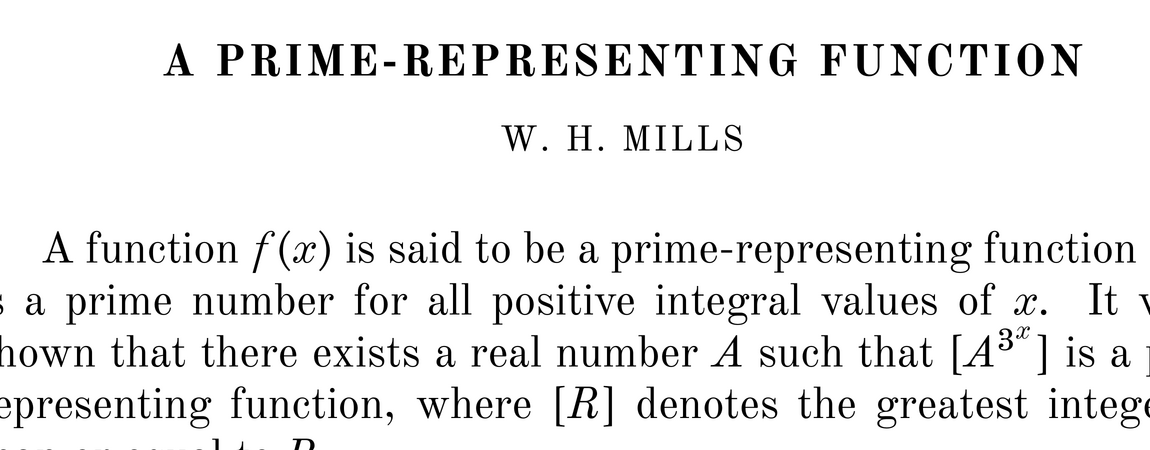
#> input picture closeup-oldstandard.png, 1150 x 450 px
$ python -i crop_scan.py   (imports and definitions only)
#> lines starting #> are read from the running program, lines starting #| are printed output that depends on the picture; after the words box and inside, x2 and y2 are one past the last pixel; in counts of white or black regions, pixels touching at a corner belong together
"""Crop a scanned page to its ink (dust and scan-edge marks dropped) and
save it as a grey PNG 1400 px wide: the left half of a comparison.
    python3 revival/crop_scan.py page.png out.png"""
import sys

import numpy as np
from PIL import Image
from scipy import ndimage


def main(src, dst):
#> called with src = '../closeup-oldstandard.png', dst = 'out.png'
    im = Image.open(src).convert("L")
#> im is the input picture: PIL image 1150x450 L; min 0, max 255, mean 236.7
    a = np.asarray(im) < 128
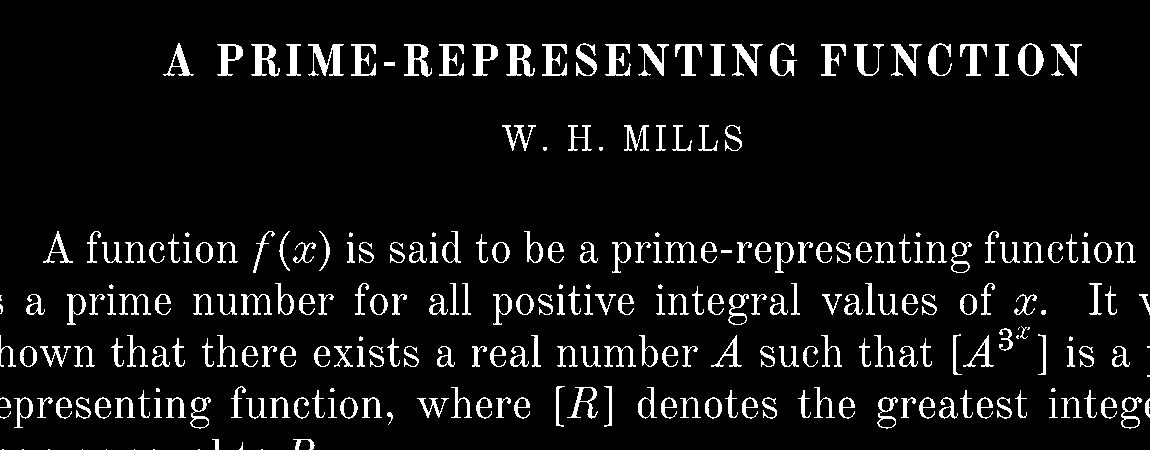
#> a: shape (450, 1150) bool; 7.3% white; 267 white regions (34 under 20 px), largest, box (x1, y1, x2, y2) and area: (308, 44, 344, 76) 535, (251, 44, 280, 77) 465, (506, 44, 535, 77) 465
    lab, n = ndimage.label(a)
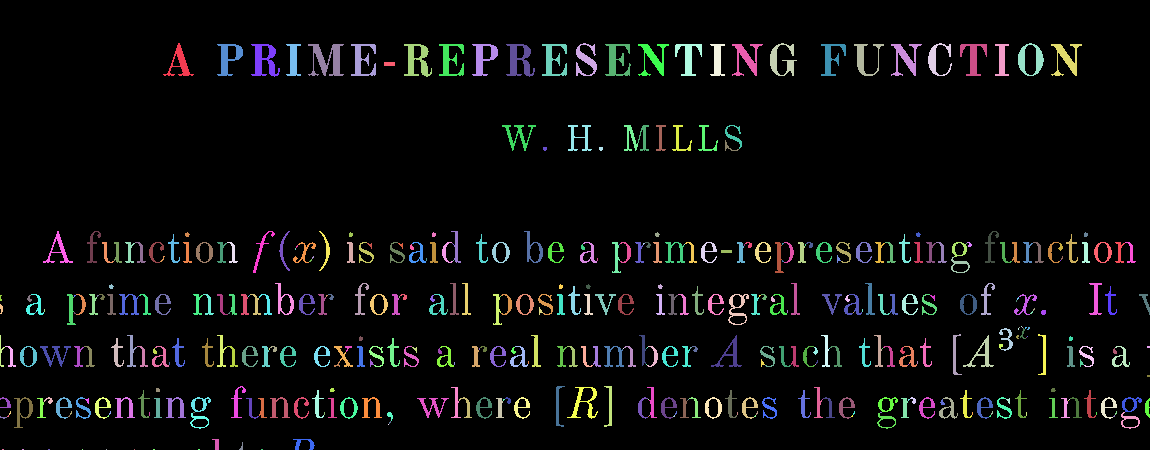
#> lab: shape (450, 1150) int32; 458 distinct labels, from 0 to 457; one colour per label, 0 black
#> n = 457
    objs = ndimage.find_objects(lab)
#> objs = 457 items
    size = ndimage.sum(a, lab, range(1, n + 1))
#> size = 457 values, max 535 at index 8, min 1 at index 111, mean 82.75
    H, W = a.shape
#> H = 450; W = 1150
    keep = np.zeros(n + 1, bool)
    for i, (o, s) in enumerate(zip(objs, size), 1):
        y, x = o
        edge = y.start < 5 or x.start < 5 or y.stop > H - 5 or x.stop > W - 5
        keep[i] = s >= 6 and not edge
#> this loop made 457 passes
#> s on passes 1 to 3: 293, 306, 347
    ink = keep[lab]
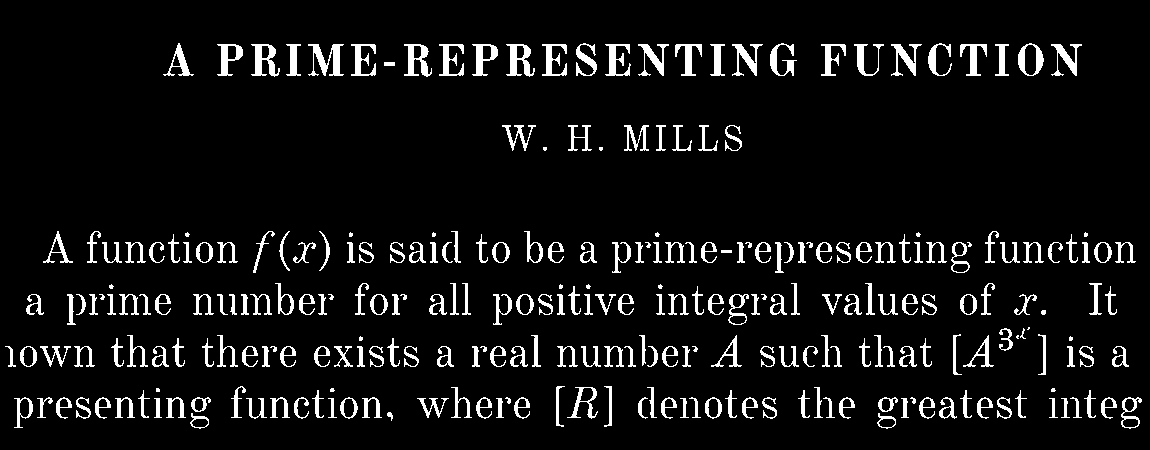
#> ink: shape (450, 1150) bool; 7.2% white; 276 white regions (20 under 20 px), largest, box (x1, y1, x2, y2) and area: (308, 44, 344, 76) 535, (251, 44, 280, 77) 465, (506, 44, 535, 77) 465
    ys, xs = np.nonzero(ink)
    crop = np.where(ink, 0, 255).astype(np.uint8)[ys.min():ys.max() + 1, xs.min():xs.max() + 1]
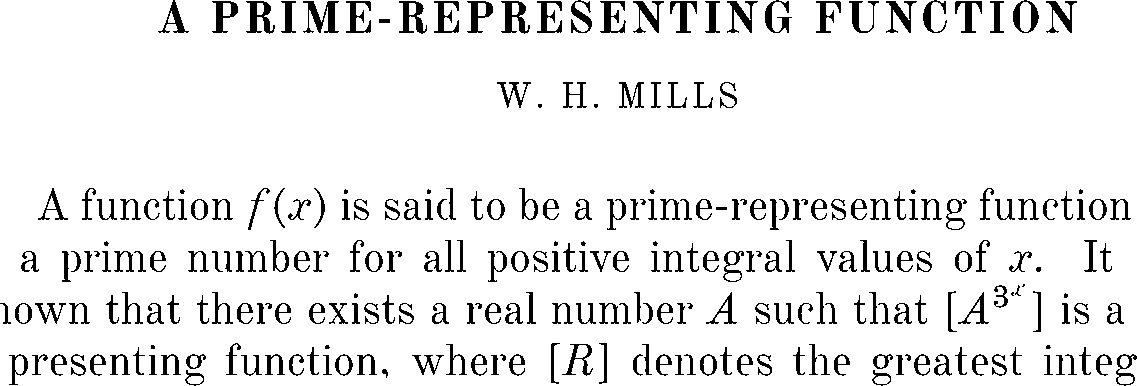
#> crop: shape (386, 1137); 91.5% white; 276 black regions (20 under 20 px), largest, box (x1, y1, x2, y2) and area: (303, 1, 339, 33) 535, (246, 1, 275, 34) 465, (501, 1, 530, 34) 465
    out = Image.fromarray(crop)
    out = out.resize((1400, round(out.height * 1400 / out.width)), Image.LANCZOS)
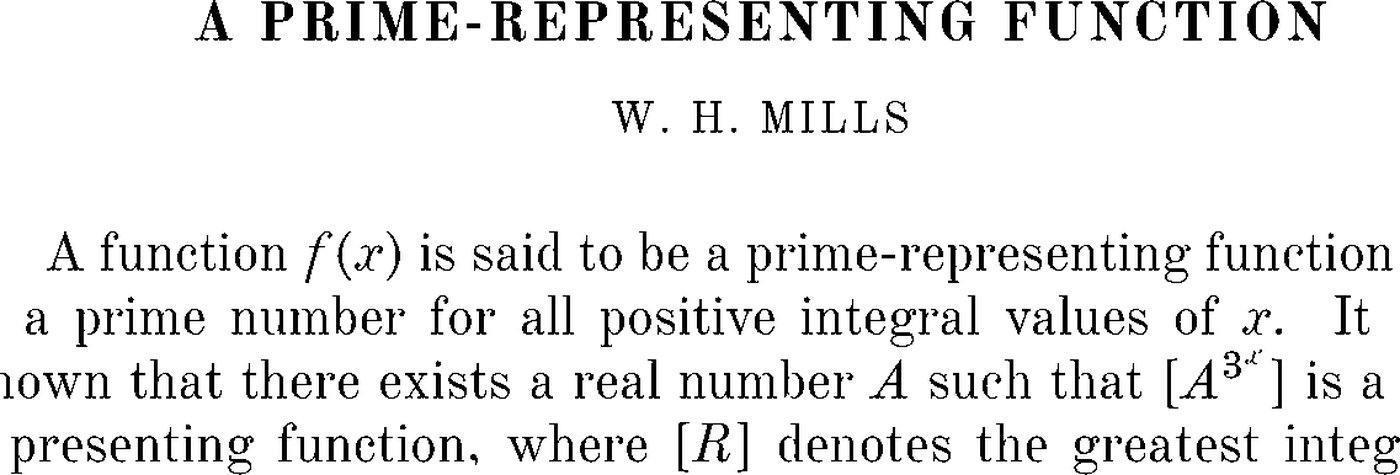
#> out: PIL image 1400x475 L; min 0, max 255, mean 233.2
    out.save(dst, optimize=True)


# [2 lines not run here, left out]

>>> result = main('../closeup-oldstandard.png', 'out.png')

$ run again, on comparison-8a-engines.png
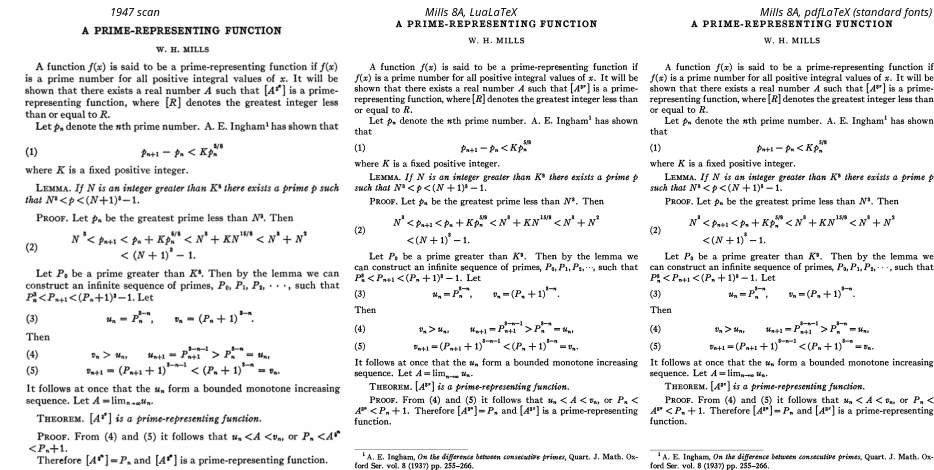
#> input picture comparison-8a-engines.png, 1868 x 940 px (shown at 1/2 size)
#> in main, im is the input picture: PIL image 1868x940 L; min 0, max 255, mean 235.3
#> a: shape (940, 1868) bool; 7.4% white in thin lines or dots
#> in main, `lab, n = ndimage.label(a)`:
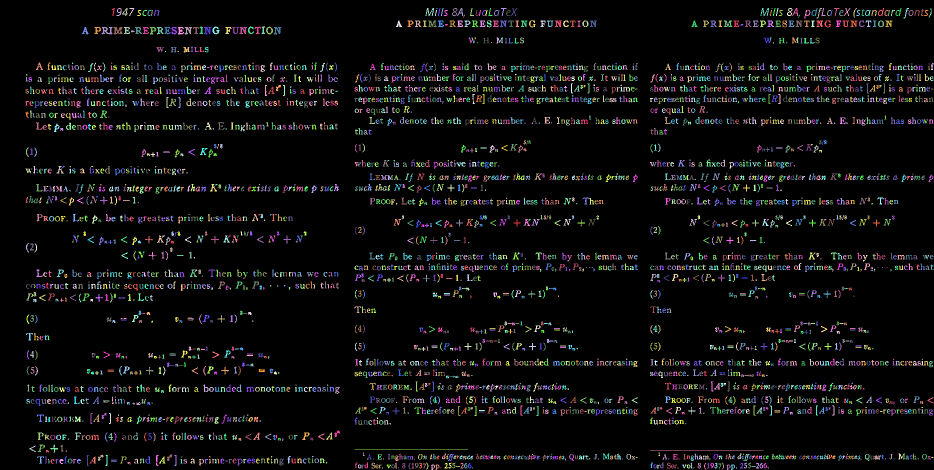
#> lab: shape (940, 1868) int32 (shown at 1/2 size); 3753 distinct labels, from 0 to 3752; one colour per label, 0 black
#> n = 3752
#> objs = 3752 items
#> size = 3752 values, max 227 at index 3469, min 1 at index 264, mean 34.61
#> the loop in main, `for i, (o, s) in enumerate(zip(objs, size), 1):` made 3752 passes
#> s on passes 1 to 3: 40, 71, 68
#> ink: shape (940, 1868) bool; 7.2% white in thin lines or dots
#> crop: shape (918, 1812); 92.4% white; black in thin lines or dots
#> in main, `out = out.resize((1400, round(out.height * 1400 / out.width)), Image.L..`:
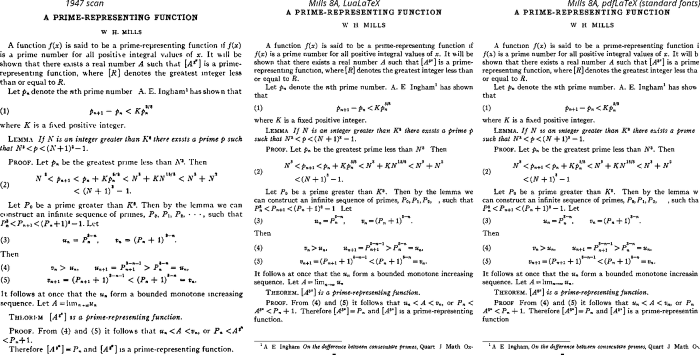
#> out: PIL image 1400x709 L (shown at 1/2 size); min 0, max 255, mean 235

$ run again, on comparison-8a.png
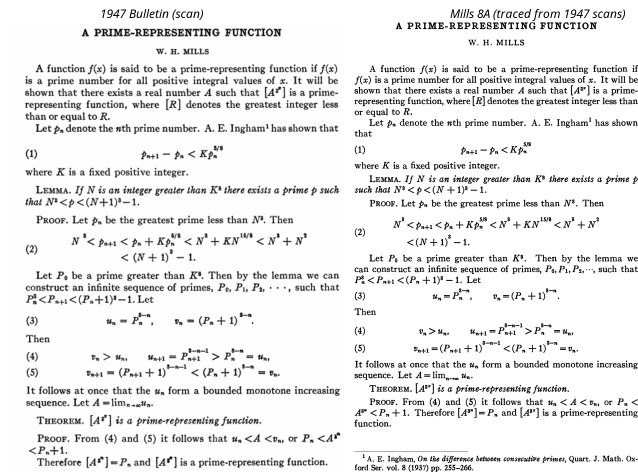
#> input picture comparison-8a.png, 1276 x 944 px (shown at 1/2 size)
#> in main, im is the input picture: PIL image 1276x944 L; min 0, max 255, mean 235.3
#> a: shape (944, 1276) bool; 7.3% white in thin lines or dots
#> in main, `lab, n = ndimage.label(a)`:
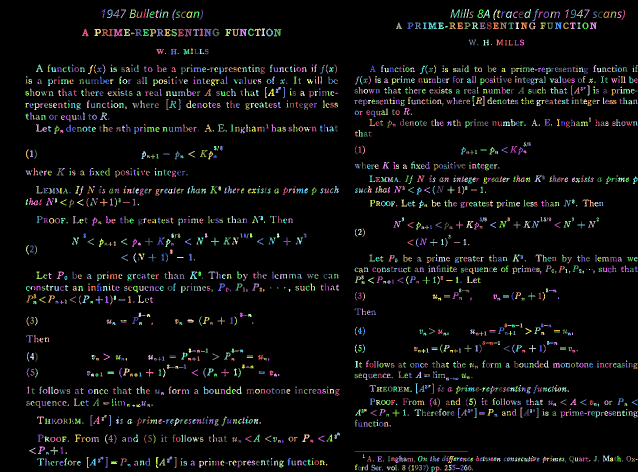
#> lab: shape (944, 1276) int32 (shown at 1/2 size); 2528 distinct labels, from 0 to 2527; one colour per label, 0 black
#> n = 2527
#> objs = 2527 items
#> size = 2527 values, max 227 at index 2354, min 1 at index 191, mean 34.92
#> the loop in main, `for i, (o, s) in enumerate(zip(objs, size), 1):` made 2527 passes
#> s on passes 1 to 3: 39, 39, 39
#> ink: shape (944, 1276) bool; 7.2% white in thin lines or dots
#> crop: shape (920, 1219); 92.3% white; black in thin lines or dots
#> in main, `out = out.resize((1400, round(out.height * 1400 / out.width)), Image.L..`:
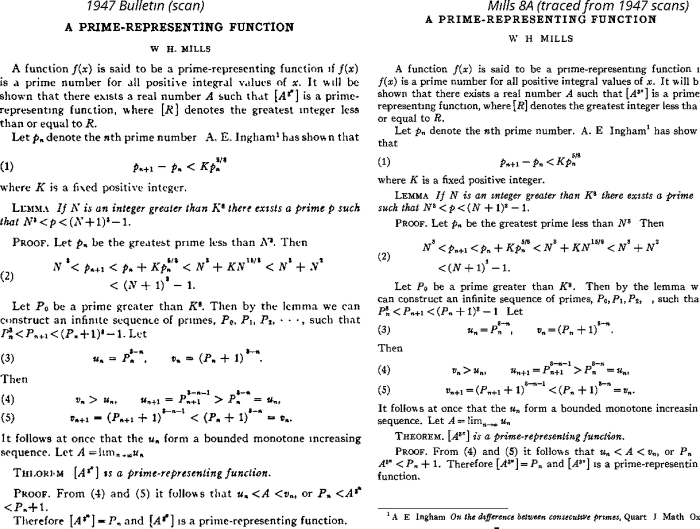
#> out: PIL image 1400x1057 L (shown at 1/2 size); min 0, max 255, mean 235.1

$ run again, on comparison.png
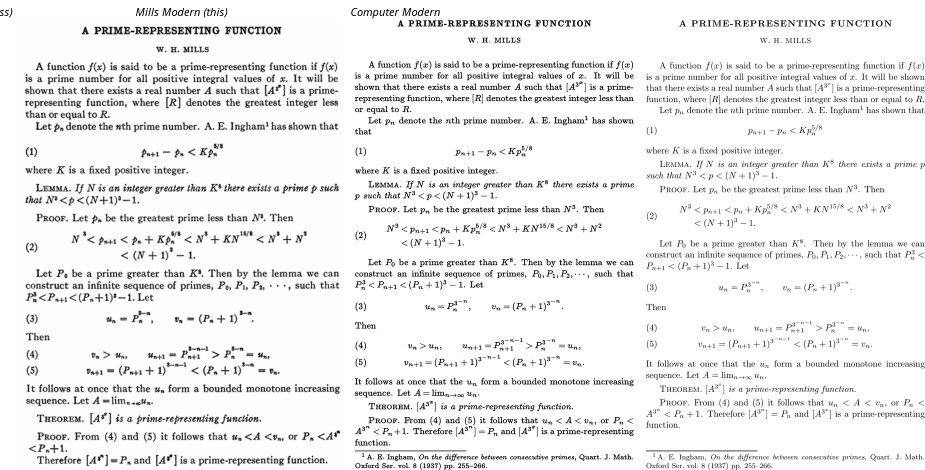
#> input picture comparison.png, 1850 x 940 px (shown at 1/2 size)
#> in main, im is the input picture: PIL image 1850x940 L; min 0, max 255, mean 238.9
#> a: shape (940, 1850) bool; 5.8% white in thin lines or dots
#> in main, `lab, n = ndimage.label(a)`:
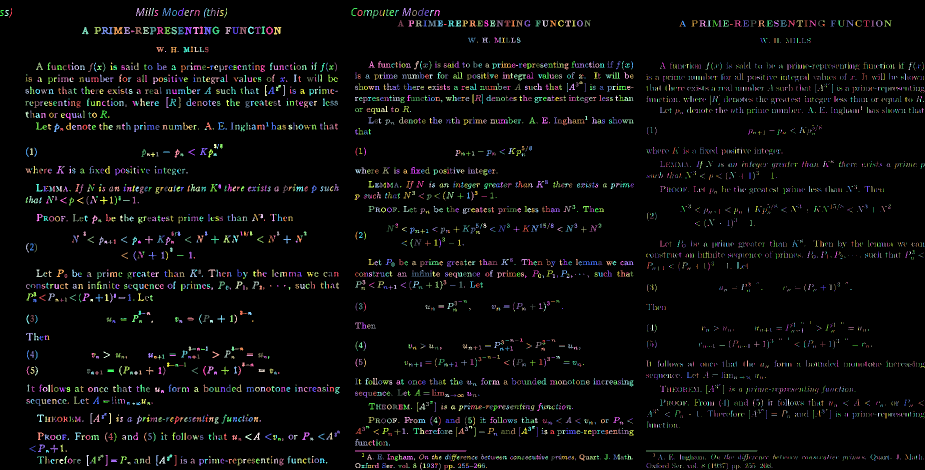
#> lab: shape (940, 1850) int32 (shown at 1/2 size); 6120 distinct labels, from 0 to 6119; one colour per label, 0 black
#> n = 6119
#> objs = 6119 items
#> size = 6119 values, max 445 at index 5630, min 1 at index 44, mean 16.61
#> the loop in main, `for i, (o, s) in enumerate(zip(objs, size), 1):` made 6119 passes
#> (s, edge) on passes 1 to 3: (32, False), (112, False), (4, False)
#> ink: shape (940, 1850) bool; 5.5% white in thin lines or dots
#> crop: shape (919, 1836); 94.3% white; black in thin lines or dots
#> in main, `out = out.resize((1400, round(out.height * 1400 / out.width)), Image.L..`:
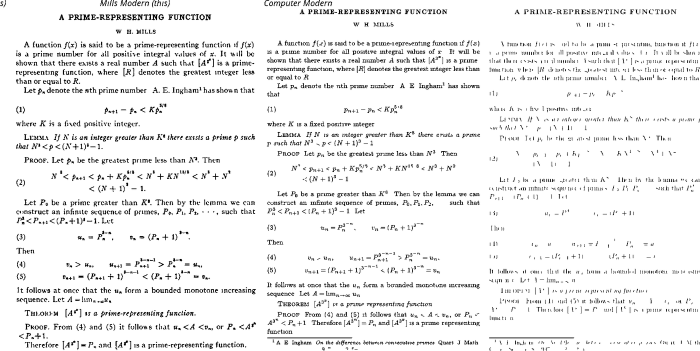
#> out: PIL image 1400x701 L (shown at 1/2 size); min 0, max 255, mean 239.9
